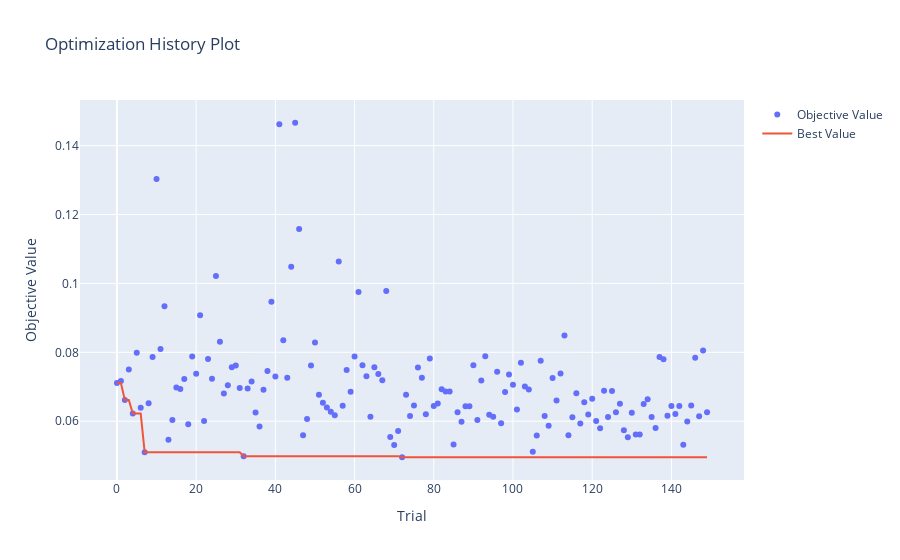
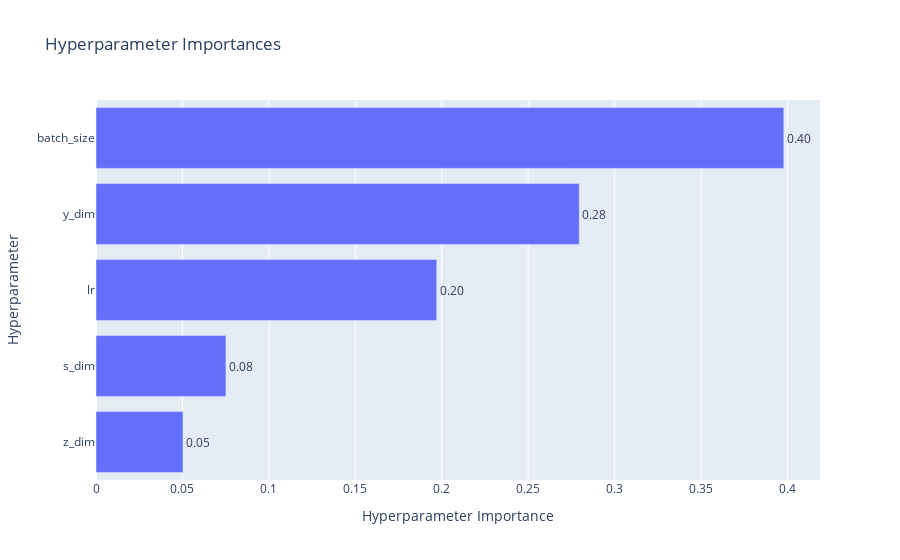
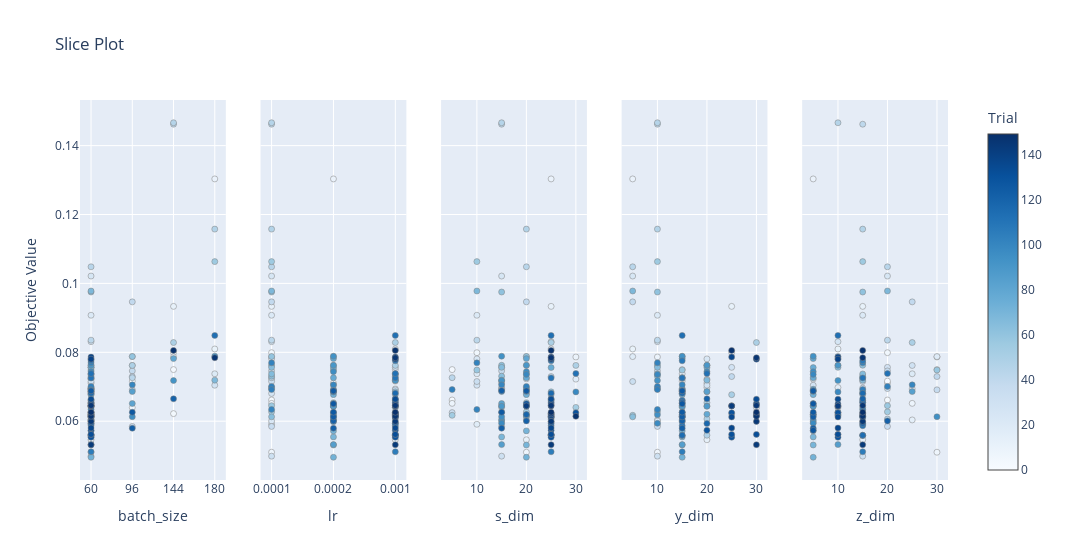
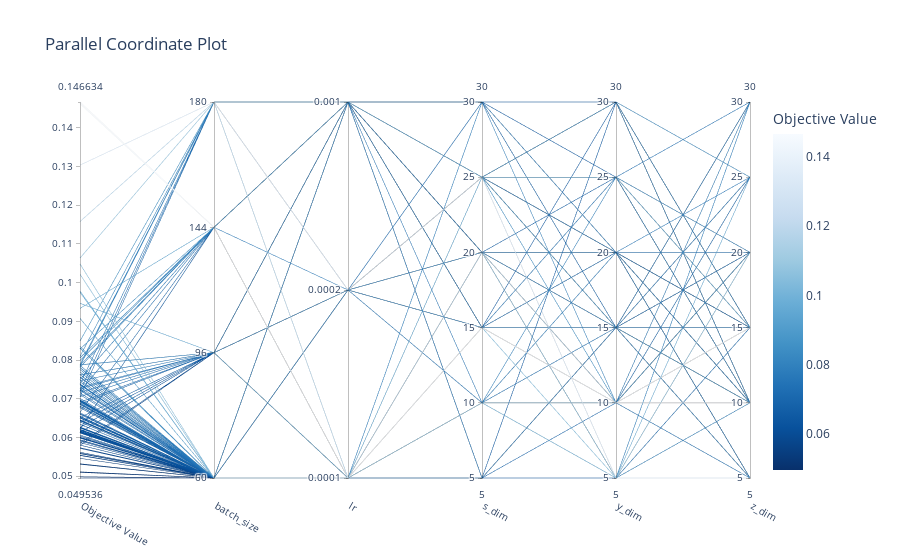

Notebook code cell kept with these figures, in order:
### Code cell
from optuna.visualization import plot_optimization_history, plot_param_importances, plot_slice, plot_parallel_coordinate, plot_contour

# Visualize the optimization history
plot_optimization_history(study_dict_survkm["HI-VAE_weibull"]).show()
plot_param_importances(study_dict_survkm["HI-VAE_weibull"]).show()
plot_slice(study_dict_survkm["HI-VAE_weibull"]).show()
plot_parallel_coordinate(study_dict_survkm["HI-VAE_weibull"]).show()
plot_contour(study_dict_survkm["HI-VAE_weibull"]).show()

### Figure 1 — Plotly figure (JSON) as saved in the notebook; plotly's stock layout.template omitted (floating-point values rounded to 4 significant figures; data arrays with more than 128 entries replaced by an {"elided": "..."} marker saying what was removed)
{"data": [{"mode": "markers", "name": "Objective Value", "type": "scatter", "x": {"elided": "150 int values"}, "y": {"elided": "150 float values"}}, {"mode": "lines", "name": "Best Value", "type": "scatter", "x": {"elided": "150 int values"}, "y": {"elided": "150 float values"}}, {"marker": {"color": "#cccccc"}, "mode": "markers", "name": "Infeasible Trial", "showlegend": false, "type": "scatter", "x": [], "y": []}], "layout": {"title": {"text": "Optimization History Plot"}, "xaxis": {"title": {"text": "Trial"}}, "yaxis": {"title": {"text": "Objective Value"}}}}

### Figure 2 — Plotly figure (JSON) as saved in the notebook; plotly's stock layout.template omitted (floating-point values rounded to 4 significant figures)
{"data": [{"cliponaxis": false, "hovertemplate": ["z_dim (IntDistribution): 0.05031582452114383<extra></extra>", "s_dim (IntDistribution): 0.07516283289643798<extra></extra>", "lr (CategoricalDistribution): 0.1971175191997186<extra></extra>", "y_dim (IntDistribution): 0.2795378624909334<extra></extra>", "batch_size (CategoricalDistribution): 0.3978659608917661<extra></extra>"], "name": "Objective Value", "orientation": "h", "text": ["0.05", "0.08", "0.20", "0.28", "0.40"], "textposition": "outside", "type": "bar", "x": [0.05032, 0.07516, 0.1971, 0.2795, 0.3979], "y": ["z_dim", "s_dim", "lr", "y_dim", "batch_size"]}], "layout": {"title": {"text": "Hyperparameter Importances"}, "xaxis": {"title": {"text": "Hyperparameter Importance"}}, "yaxis": {"title": {"text": "Hyperparameter"}}}}

### Figure 3 — Plotly figure (JSON) as saved in the notebook; plotly's stock layout.template omitted (floating-point values rounded to 4 significant figures; data arrays with more than 128 entries replaced by an {"elided": "..."} marker saying what was removed)
{"data": [{"marker": {"color": {"elided": "150 int values"}, "colorbar": {"title": {"text": "Trial"}, "x": 1, "xpad": 40}, "colorscale": [[0, "rgb(247,251,255)"], [0.125, "rgb(222,235,247)"], [0.25, "rgb(198,219,239)"], [0.375, "rgb(158,202,225)"], [0.5, "rgb(107,174,214)"], [0.625, "rgb(66,146,198)"], [0.75, "rgb(33,113,181)"], [0.875, "rgb(8,81,156)"], [1, "rgb(8,48,107)"]], "line": {"color": "Grey", "width": 0.5}, "showscale": true}, "mode": "markers", "name": "Feasible Trial", "showlegend": false, "type": "scatter", "x": {"elided": "150 int values"}, "xaxis": "x", "y": {"elided": "150 float values"}, "yaxis": "y"}, {"marker": {"color": {"elided": "150 int values"}, "colorbar": {"title": {"text": "Trial"}, "x": 1, "xpad": 40}, "colorscale": [[0, "rgb(247,251,255)"], [0.125, "rgb(222,235,247)"], [0.25, "rgb(198,219,239)"], [0.375, "rgb(158,202,225)"], [0.5, "rgb(107,174,214)"], [0.625, "rgb(66,146,198)"], [0.75, "rgb(33,113,181)"], [0.875, "rgb(8,81,156)"], [1, "rgb(8,48,107)"]], "line": {"color": "Grey", "width": 0.5}, "showscale": false}, "mode": "markers", "name": "Feasible Trial", "showlegend": false, "type": "scatter", "x": {"elided": "150 float values"}, "xaxis": "x2", "y": {"elided": "150 float values"}, "yaxis": "y2"}, {"marker": {"color": {"elided": "150 int values"}, "colorbar": {"title": {"text": "Trial"}, "x": 1, "xpad": 40}, "colorscale": [[0, "rgb(247,251,255)"], [0.125, "rgb(222,235,247)"], [0.25, "rgb(198,219,239)"], [0.375, "rgb(158,202,225)"], [0.5, "rgb(107,174,214)"], [0.625, "rgb(66,146,198)"], [0.75, "rgb(33,113,181)"], [0.875, "rgb(8,81,156)"], [1, "rgb(8,48,107)"]], "line": {"color": "Grey", "width": 0.5}, "showscale": false}, "mode": "markers", "name": "Feasible Trial", "showlegend": false, "type": "scatter", "x": {"elided": "150 int values"}, "xaxis": "x3", "y": {"elided": "150 float values"}, "yaxis": "y3"}, {"marker": {"color": {"elided": "150 int values"}, "colorbar": {"title": {"text": "Trial"}, "x": 1, "xpad": 40}, "colorscale": [[0, "rgb(247,251,255)"], [0.125, "rgb(222,235,247)"], [0.25, "rgb(198,219,239)"], [0.375, "rgb(158,202,225)"], [0.5, "rgb(107,174,214)"], [0.625, "rgb(66,146,198)"], [0.75, "rgb(33,113,181)"], [0.875, "rgb(8,81,156)"], [1, "rgb(8,48,107)"]], "line": {"color": "Grey", "width": 0.5}, "showscale": false}, "mode": "markers", "name": "Feasible Trial", "showlegend": false, "type": "scatter", "x": {"elided": "150 int values"}, "xaxis": "x4", "y": {"elided": "150 float values"}, "yaxis": "y4"}, {"marker": {"color": {"elided": "150 int values"}, "colorbar": {"title": {"text": "Trial"}, "x": 1, "xpad": 40}, "colorscale": [[0, "rgb(247,251,255)"], [0.125, "rgb(222,235,247)"], [0.25, "rgb(198,219,239)"], [0.375, "rgb(158,202,225)"], [0.5, "rgb(107,174,214)"], [0.625, "rgb(66,146,198)"], [0.75, "rgb(33,113,181)"], [0.875, "rgb(8,81,156)"], [1, "rgb(8,48,107)"]], "line": {"color": "Grey", "width": 0.5}, "showscale": false}, "mode": "markers", "name": "Feasible Trial", "showlegend": false, "type": "scatter", "x": {"elided": "150 int values"}, "xaxis": "x5", "y": {"elided": "150 float values"}, "yaxis": "y5"}], "layout": {"title": {"text": "Slice Plot"}, "width": 1500, "xaxis": {"anchor": "y", "categoryarray": [60, 96, 144, 180], "categoryorder": "array", "domain": [0, 0.168], "title": {"text": "batch_size"}, "type": "category"}, "xaxis2": {"anchor": "y2", "categoryarray": [0.0001, 0.0002, 0.001], "categoryorder": "array", "domain": [0.208, 0.376], "title": {"text": "lr"}, "type": "category"}, "xaxis3": {"anchor": "y3", "domain": [0.416, 0.584], "title": {"text": "s_dim"}}, "xaxis4": {"anchor": "y4", "domain": [0.624, 0.792], "title": {"text": "y_dim"}}, "xaxis5": {"anchor": "y5", "domain": [0.832, 1], "title": {"text": "z_dim"}}, "yaxis": {"anchor": "x", "domain": [0, 1], "title": {"text": "Objective Value"}}, "yaxis2": {"anchor": "x2", "domain": [0, 1], "matches": "y", "showticklabels": false}, "yaxis3": {"anchor": "x3", "domain": [0, 1], "matches": "y", "showticklabels": false}, "yaxis4": {"anchor": "x4", "domain": [0, 1], "matches": "y", "showticklabels": false}, "yaxis5": {"anchor": "x5", "domain": [0, 1], "matches": "y", "showticklabels": false}}}

### Figure 4 — Plotly figure (JSON) as saved in the notebook; plotly's stock layout.template omitted (floating-point values rounded to 4 significant figures; data arrays with more than 128 entries replaced by an {"elided": "..."} marker saying what was removed)
{"data": [{"dimensions": [{"label": "Objective Value", "range": [0.04954, 0.1466], "values": {"elided": "150 float values"}}, {"label": "batch_size", "range": [0, 3], "ticktext": ["60", "96", "144", "180"], "tickvals": [0, 1, 2, 3], "values": {"elided": "150 int values"}}, {"label": "lr", "range": [0, 2], "ticktext": ["0.0001", "0.0002", "0.001"], "tickvals": [0, 1, 2], "values": {"elided": "150 int values"}}, {"label": "s_dim", "range": [5, 30], "values": {"elided": "150 int values"}}, {"label": "y_dim", "range": [5, 30], "values": {"elided": "150 int values"}}, {"label": "z_dim", "range": [5, 30], "values": {"elided": "150 int values"}}], "labelangle": 30, "labelside": "bottom", "line": {"color": {"elided": "150 float values"}, "colorbar": {"title": {"text": "Objective Value"}}, "colorscale": [[0, "rgb(247,251,255)"], [0.125, "rgb(222,235,247)"], [0.25, "rgb(198,219,239)"], [0.375, "rgb(158,202,225)"], [0.5, "rgb(107,174,214)"], [0.625, "rgb(66,146,198)"], [0.75, "rgb(33,113,181)"], [0.875, "rgb(8,81,156)"], [1, "rgb(8,48,107)"]], "reversescale": true, "showscale": true}, "type": "parcoords"}], "layout": {"title": {"text": "Parallel Coordinate Plot"}}}
